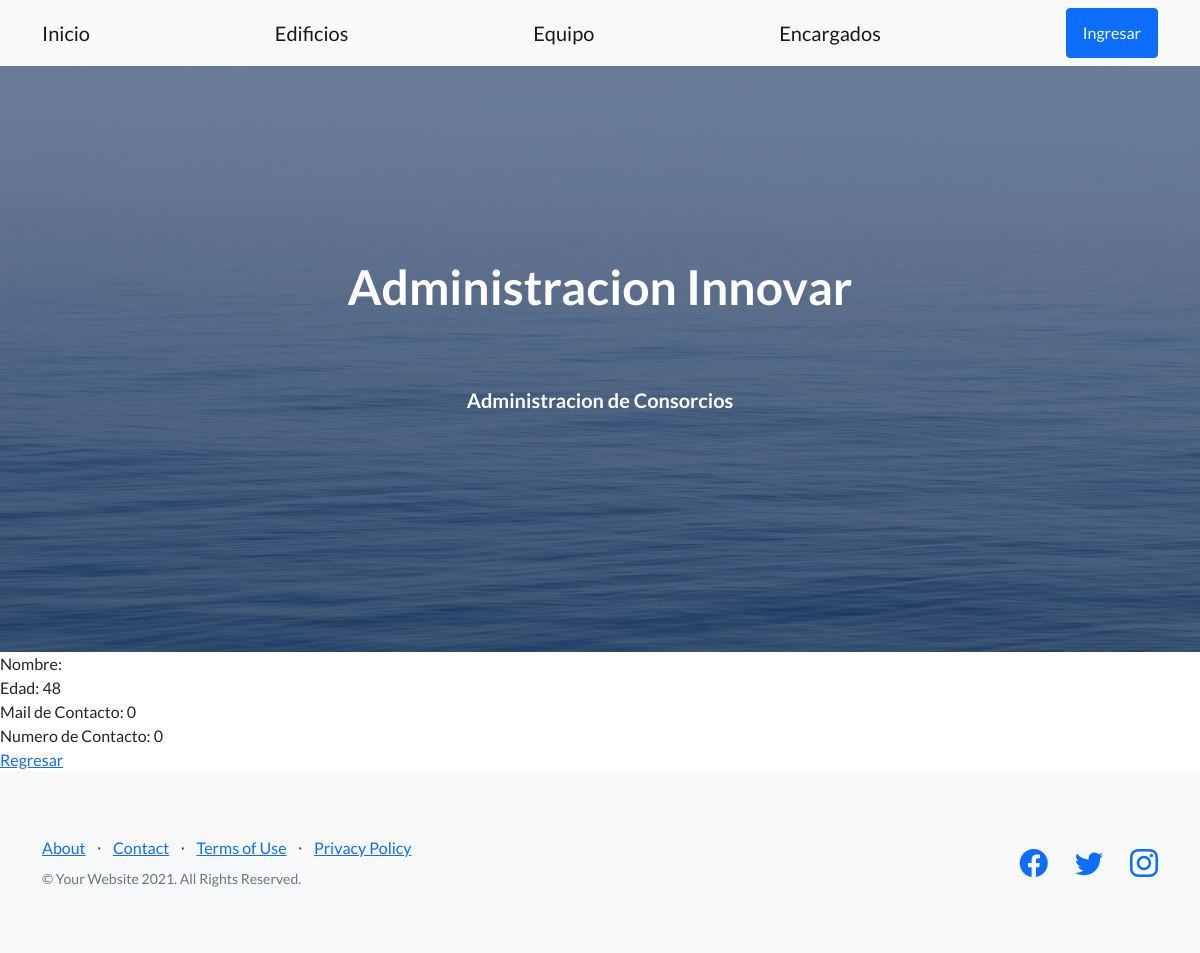
The app's page /AppCoder/encargado/detail/2 with its own data.
### AppCoder/models.py (models this page shows)
class Encargado(models.Model):
    nombre_enc = models.CharField(max_length=40)
    edad = models.IntegerField()
    num_contacto = models.IntegerField()
    mail_contacto = models.CharField(max_length=50)

### AppCoder/views.py (the view)
# urls.py: path("encargado/detail/<pk>", views.EncargadoDetail.as_view(), name='DetailEnc'),
class EncargadoDetail(DetailView):
    model = Encargado
    template = 'AppCoder/encargado_detail.html'

### AppCoder/templates/AppCoder/encargado_detail.html
{% extends "AppCoder/padre.html" %}
{% load static %}
{% block contenidoQueCambia %}
Nombre: {{encargado.nombre}}
<br>
Edad: {{encargado.edad}}
<br>
Mail de Contacto: {{encargado.mail_contacto}}
<br>
Numero de Contacto: {{encargado.num_contacto}}
<br>
<a href="{%url 'ListEnc' %}">Regresar</a>
{% endblock %}

### records on screen
Encargado: edad "48", mail_contacto "0", num_contacto "0"
